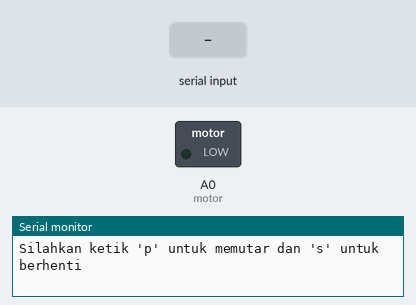
Recording of a sketch running on a simulated Arduino Uno, built with avr-gcc and run on an emulated ATmega328P. On the bench: switched loads named in the sketch (green lamp = pin HIGH), the last lines printed to the serial monitor. Inputs (shaded band) come from the test bench.

Above: at 1.2 s.
1.3 s: "s" received over Serial
At 3.1 s:
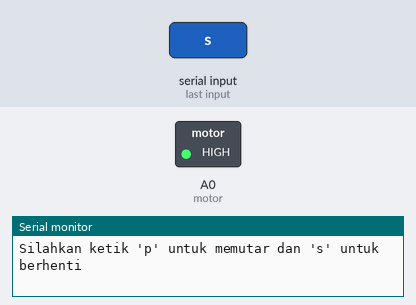
3.8 s: "p" received over Serial
At 6.1 s:
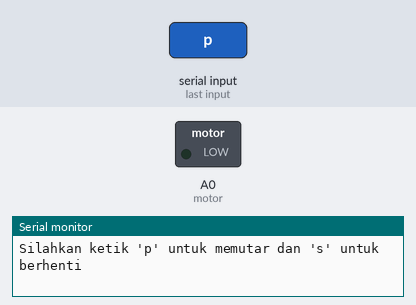
Timing chart, 0 to 7.6 s (numbered marks = the images above; inputs shaded):
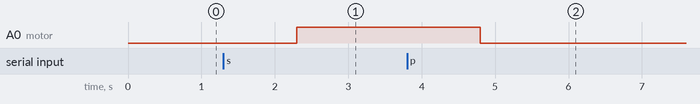

Measured:
- after the input at 1.3 s, A0 (motor): LOW → HIGH after 1.0 s
- after the input at 3.8 s, A0 (motor): HIGH → LOW after 1.0 s

The sketch:

Praktikum3.ino
```cpp
int motor = A0;
int h = 255;
int l = 0;
String motion;

void setup() {
  Serial.begin(9600);
  pinMode(motor, OUTPUT);
}

void loop() {
  Serial.println("Silahkan ketik 'p' untuk memutar dan 's' untuk berhenti");
  while(Serial.available()==0){ }
  motion = Serial.readString();

  if(motion == "p"){
    analogWrite(motor, l);
  }

  if(motion == "s"){
    analogWrite(motor, h);
  }
}
```
